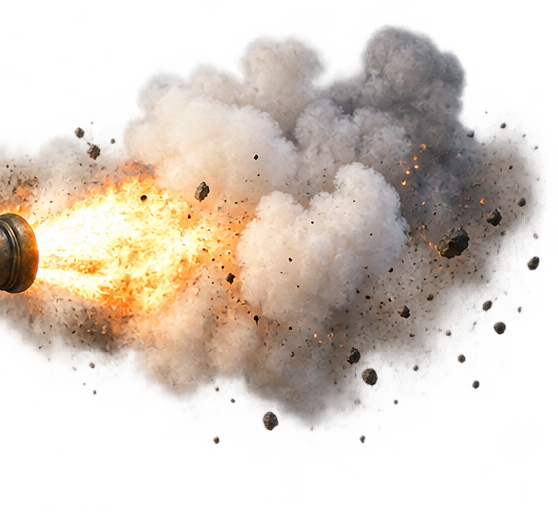
#> input picture assets/realistic/effect-sources/cannon-flash.png, 558 x 512 px; its folder holds 3 pictures in this run
$ python make_effect_sprites.py
#> lines starting #> are read from the running program, lines starting #| are printed output that depends on the picture; after the words box and inside, x2 and y2 are one past the last pixel; in counts of white or black regions, pixels touching at a corner belong together
"""Make compact transparent battlefield effect sprites from painted PNG sources."""
from pathlib import Path

from PIL import Image


ROOT = Path(__file__).resolve().parents[1] / "assets" / "realistic"


def main():
    output = ROOT / "effects"
    output.mkdir(parents=True, exist_ok=True)
    for name in ("cannon-flash", "impact-dust", "breach-rubble"):
        image = Image.open(ROOT / "effect-sources" / f"{name}.png").convert("RGBA")
#> image is the input picture: PIL image 558x512 RGBA; mean R, G, B, A 142.8, 126.5, 112.9, 122.9
        visible = image.getchannel("A").point(lambda a: 255 if a > 18 else 0)
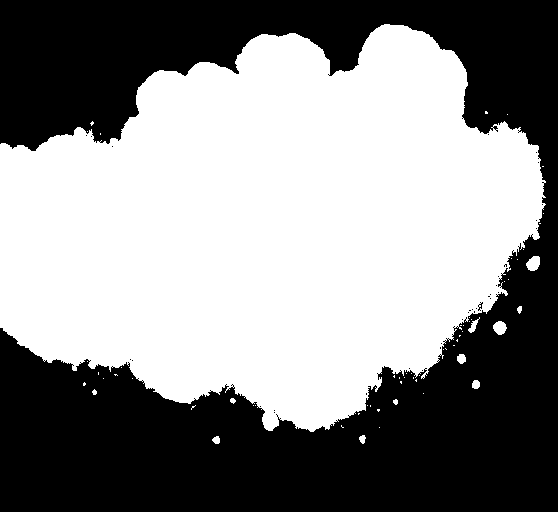
#> visible: PIL image 558x512 L; 54.3% white; 34 black regions (32 under 20 px), largest, box (x1, y1, x2, y2) and area: (0, 0, 558, 512) 130640, (478, 302, 483, 311) 20
        box = visible.getbbox()
#> box = (0, 24, 546, 444)
        if box is None:
            raise ValueError(f"No visible pixels in {name}")
        image = image.crop(box)
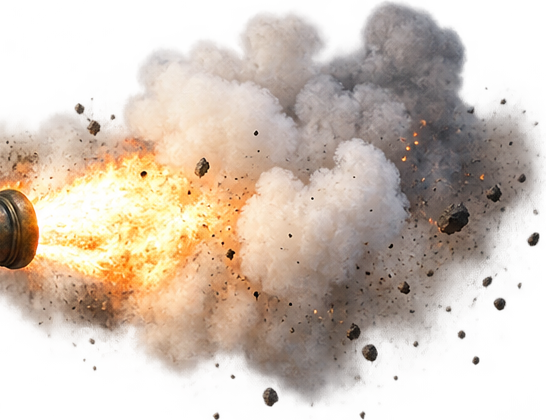
#> image: PIL image 546x420 RGBA; mean R, G, B, A 153.8, 136.1, 120.8, 153.1; transparent parts drawn white
        image.thumbnail((420, 360), Image.Resampling.LANCZOS)
#> image: PIL image 420x323 RGBA
        path = output / f"{name}.webp"
#> (the run stopped early here; a loop or call above may not have finished)
